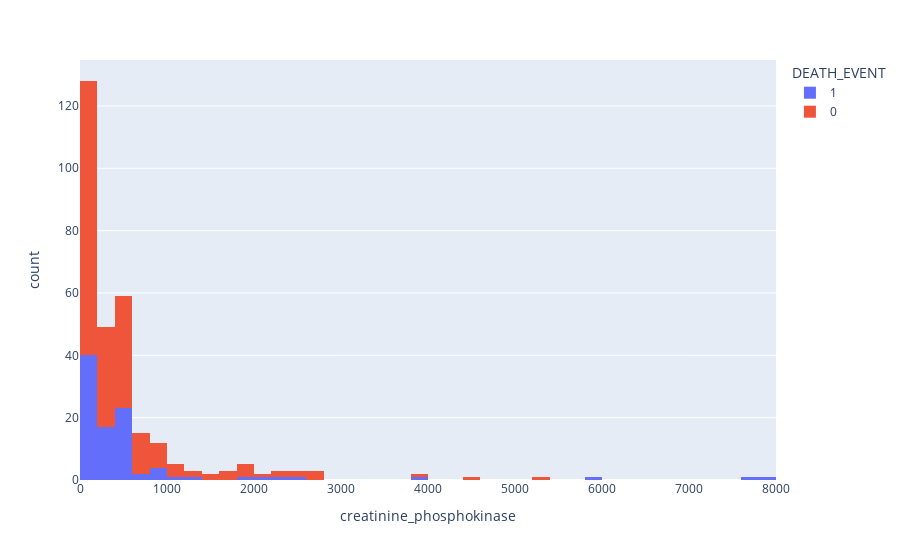

Notebook source saved alongside this figure:
### Code cell
fig = px.histogram(heart_data, x="creatinine_phosphokinase", color="DEATH_EVENT", hover_data=heart_data.columns)
fig.show()

### Figure 1 — Plotly figure (JSON) as saved in the notebook; plotly's stock layout.template omitted (floating-point values rounded to 4 significant figures; data arrays with more than 128 entries replaced by an {"elided": "..."} marker saying what was removed)
{"data": [{"alignmentgroup": "True", "bingroup": "x", "hovertemplate": "DEATH_EVENT=1<br>creatinine_phosphokinase=%{x}<br>count=%{y}<extra></extra>", "legendgroup": "1", "marker": {"color": "#636efa", "pattern": {"shape": ""}}, "name": "1", "offsetgroup": "1", "orientation": "v", "showlegend": true, "type": "histogram", "x": [582, 7861, 146, 111, 160, 47, 246, 315, 157, 123, 81, 231, 981, 168, 379, 149, 582, 125, 582, 128, 220, 582, 148, 112, 122, 60, 70, 582, 23, 249, 94, 582, 60, 855, 235, 582, 124, 571, 588, 582, 1380, 582, 553, 129, 577, 91, 3964, 69, 260, 371, 789, 364, 7702, 318, 582, 68, 250, 110, 161, 113, 5882, 582, 47, 76, 280, 154, 328, 129, 143, 582, 582, 168, 805, 943, 582, 233, 2334, 2442, 776, 66, 176, 395, 99, 145, 104, 582, 1896, 582, 418, 131, 427, 582, 166, 2017, 258, 1199], "xaxis": "x", "yaxis": "y"}, {"alignmentgroup": "True", "bingroup": "x", "hovertemplate": "DEATH_EVENT=0<br>creatinine_phosphokinase=%{x}<br>count=%{y}<extra></extra>", "legendgroup": "0", "marker": {"color": "#EF553B", "pattern": {"shape": ""}}, "name": "0", "offsetgroup": "0", "orientation": "v", "showlegend": true, "type": "histogram", "x": {"elided": "203 int values"}, "xaxis": "x", "yaxis": "y"}], "layout": {"barmode": "relative", "legend": {"title": {"text": "DEATH_EVENT"}, "tracegroupgap": 0}, "margin": {"t": 60}, "xaxis": {"anchor": "y", "domain": [0, 1], "title": {"text": "creatinine_phosphokinase"}}, "yaxis": {"anchor": "x", "domain": [0, 1], "title": {"text": "count"}}}}
